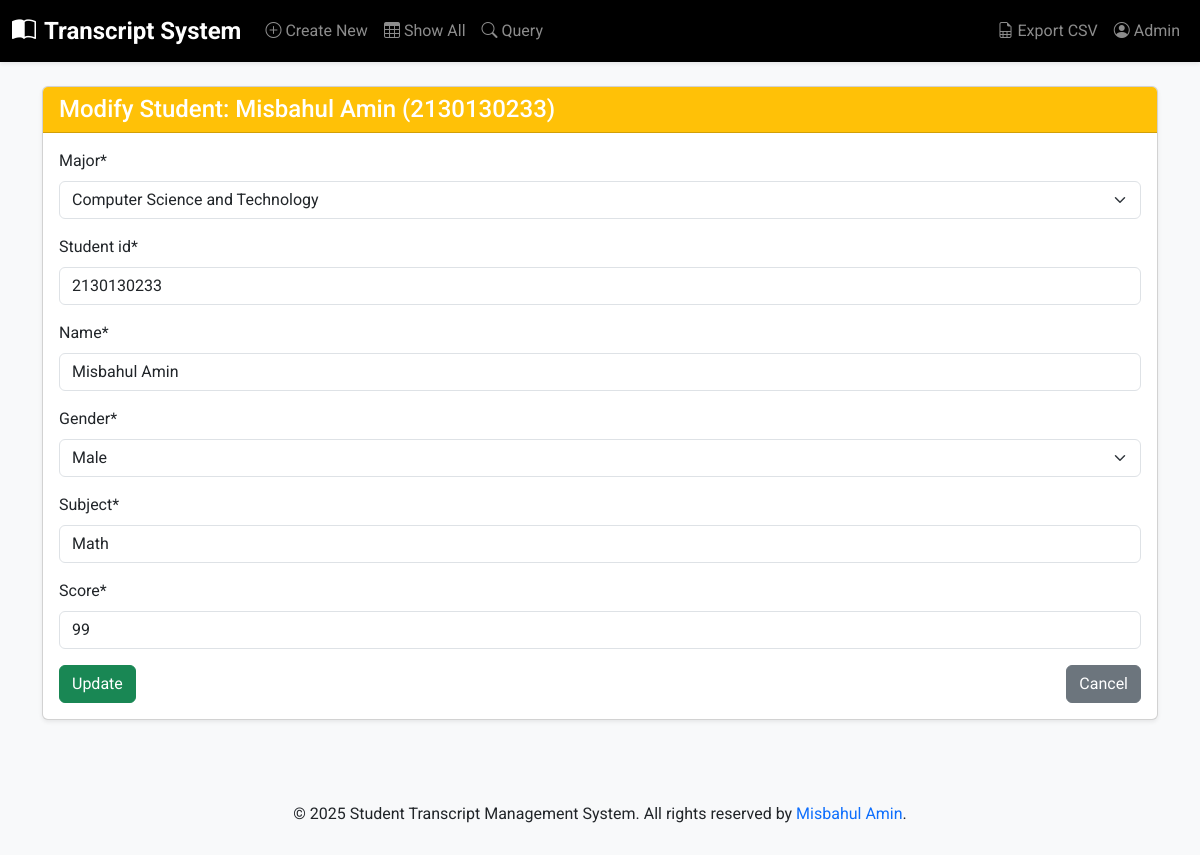
Page /modify/1/ on the committed database.
### students/models.py (models this page shows, shortened)
class Student(models.Model):
    MAJOR_CHOICES = [
    ('CST', 'Computer Science and Technology'),
    ('SE', 'Software Engineering'),
    ('IT', 'Information Technology'),
    ('ECE', 'Electronics and Communication Engineering'),
    ('ME', 'Mechanical Engineering'),
    ('EE', 'Electrical Engineering'),
    ('CE', 'Civil Engineering'),
    ('AE', 'Aerospace Engineering'),
    ('BME', 'Biomedical Engineering'),
    ('CHE', 'Chemical Engineering'),
    ('ENV', 'Environmental Engineering'),
    ('DS', 'Data Science'),
    ('AI', 'Artificial Intelligence'),
    ('CY', 'Cybersecurity'),
    ('IS', 'Information Systems'),
    ('BT', 'Biotechnology'),
    ('PH', 'Physics'),
    ('CH', 'Chemistry'),
    ('MA', 'Mathematics'),
    ('ECO', 'Economics'),
]
    GENDER_CHOICES = [
        ('Male', 'Male'),
        ('Female', 'Female'),
        ('Other', 'Other'),
    ]
    major = models.CharField(max_length=50, choices=MAJOR_CHOICES)
    student_id = models.CharField(max_length=20, unique=True)
    name = models.CharField(max_length=100)
    gender = models.CharField(max_length=10, choices=GENDER_CHOICES)
    subject = models.CharField(max_length=100)
    score = models.PositiveIntegerField()

### students/views.py (the view)
# urls.py: path('modify/<int:pk>/', views.modify_student, name='modify_student'),
def modify_student(request, pk):
    student = get_object_or_404(Student, pk=pk)
    if request.method == 'POST':
        form = StudentForm(request.POST, instance=student)
        if form.is_valid():
            form.save()
            messages.success(request, 'Modification is successful!')
            return redirect('students:list_students')
    else:
        form = StudentForm(instance=student)
    return render(request, 'students/modify_student.html', {'form': form, 'student': student})

### students/forms.py
class StudentForm(forms.ModelForm):
    class Meta:
        model = Student
        fields = ['major', 'student_id', 'name', 'gender', 'subject', 'score']
        widgets = {
            'major': forms.Select(attrs={'class': 'form-control'}),
            'student_id': forms.TextInput(attrs={'class': 'form-control'}),
            'name': forms.TextInput(attrs={'class': 'form-control'}),
            'gender': forms.Select(attrs={'class': 'form-control'}),
            'subject': forms.TextInput(attrs={'class': 'form-control'}),
            'score': forms.NumberInput(attrs={'class': 'form-control'}),
        }
    def __init__(self, *args, **kwargs):
        super(StudentForm, self).__init__(*args, **kwargs)
        self.helper = FormHelper()
        self.helper.form_method = 'post'
        self.helper.add_input(Submit('submit', 'Submit'))

### templates/students/modify_student.html (shortened to what this page needs)
{% extends 'base.html' %}
{% load crispy_forms_tags %}
{% block content %}
<div class="card shadow-sm">
    <div class="card-header bg-warning text-white">
        <h4 class="mb-0">Modify Student: {{ student.name }} ({{ student.student_id }})</h4>
    </div>
    <div class="card-body">
        <form method="post">
            {{ form|crispy }}
            <div class="d-flex justify-content-between">
                <button type="submit" class="btn btn-success">Update</button>
                <a href="{% url 'students:list_students' %}" class="btn btn-secondary">Cancel</a>
            </div>
        </form>
    </div>
</div>
{% endblock %}

### static/css/styles.css (style rules this page uses)
body { background-color: #f8f9fa; font-family: 'Roboto', sans-serif; }
.btn-primary, .btn-success, .btn-warning { transition: background-color 0.3s, color 0.3s; }
.card { box-shadow: 0 4px 8px rgba(0, 0, 0, 0.1); }

### rows in the picture
Student: name "Misbahul Amin", student_id "2130130233", major "Computer Science and Technology", gender "Male", subject "Math", score "99"
